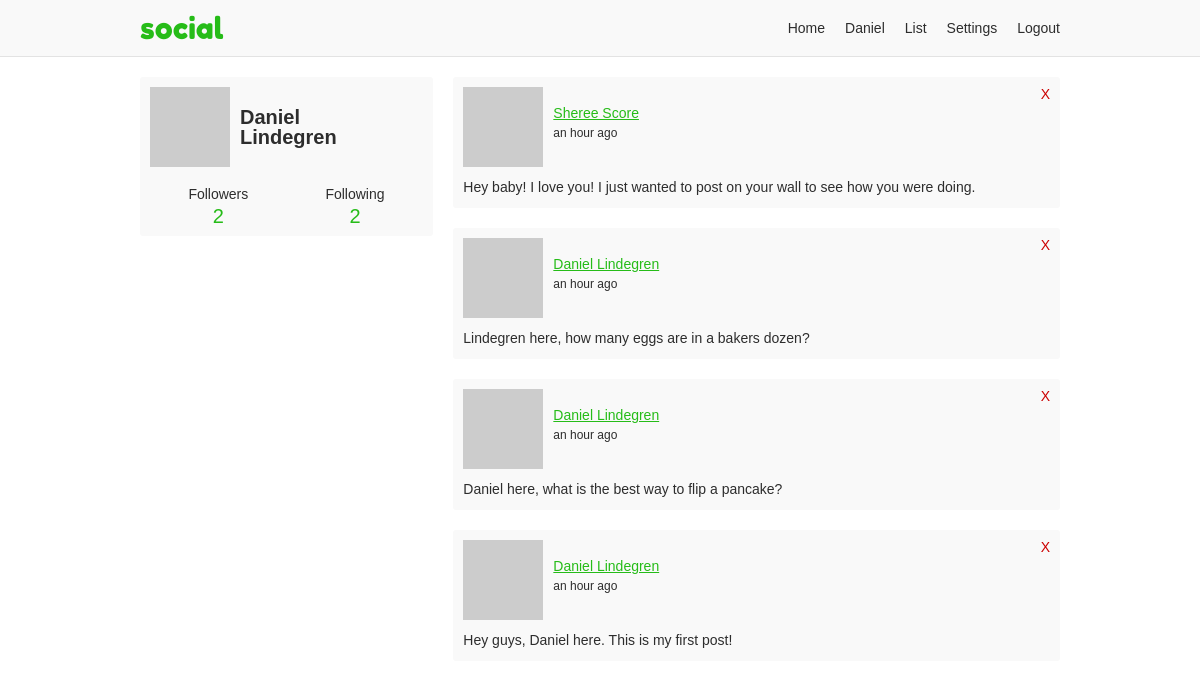
The page /onosendi (signed in) on the database as committed earlier.
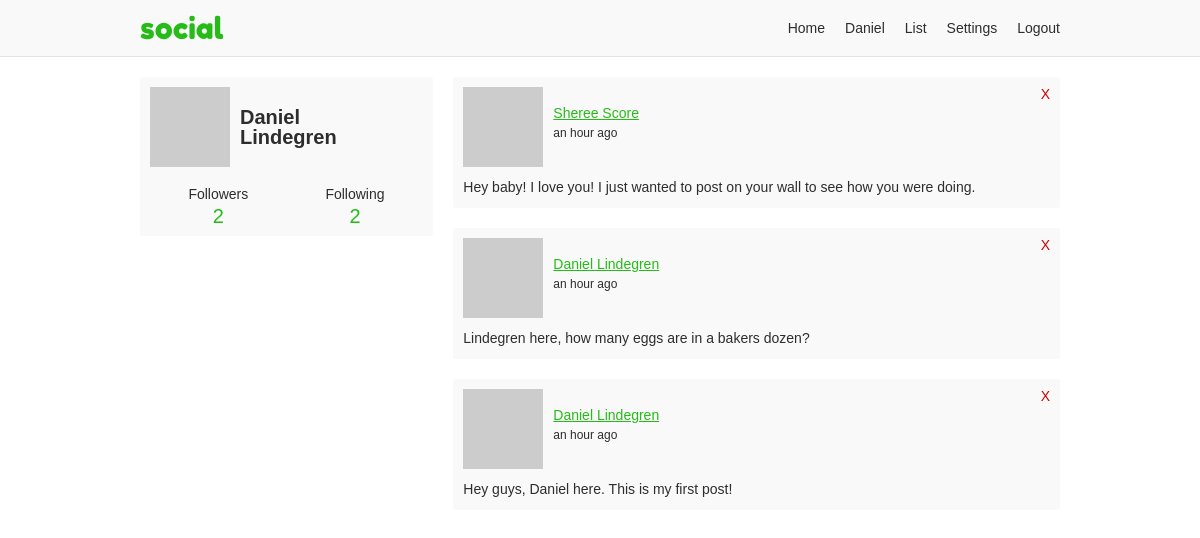
The same page on the database as committed later.
### app/users/models/post.py (models this page shows, shortened)
class Post(db.Model, BaseModel):
    body = db.Column(db.Text)
    author_id = db.Column(db.Integer, db.ForeignKey('user.id'))
    recipient_id = db.Column(db.Integer, db.ForeignKey('user.id'))

### app/users/views.py (the view)
@users.route('/<username>', methods=['GET', 'POST'])
@login_required
def profile(username):
    user = User.query.filter_by(username=username, active=True).first_or_404()
    form = PostForm()
    if form.validate_on_submit():
        post = Post(body=form.body.data, author=current_user,
                    recipient=user)
        post.commit()
        flash('Your post is now live!')
        return redirect(url_for('users.profile', username=username))
    page = request.args.get('page', 1, type=int)
    posts = user.profile_posts.order_by(
        Post.created.desc()).paginate(
            page, current_user.posts_per_page, False)
    return render_template('users/profile.html', user=user, posts=posts,
                           form=form)

### app/models.py (called while the page is built)
    def commit(self):
        try:
            db.session.add(self)
            db.session.commit()
            return self
        except Exception as E:
            db.session.rollback()
            raise E

### app/users/models/user.py (called while the page is built)
@login.user_loader
def load_user(id):
    return User.query.get(int(id))

    @property
    def get_followers(self):
        return self.followers.filter_by(active=True)

    @property
    def get_followed(self):
        return self.followed.filter_by(active=True)

    @property
    def profile_posts(self):
        return Post.query.join(User, User.id == Post.author_id).filter(
            Post.recipient_id == self.id, User.active == True,
            Post.active == True)

    def avatar(self, size):
        digest = md5(self.email.lower().encode('utf-8')).hexdigest()
        return 'https://www.gravatar.com/avatar/{}?d=monsterid&s={}'.format(
            digest, size)

### app/users/views.py (called while the page is built)
@users.before_request
def before_request():
    if current_user.is_authenticated:
        if not current_user.active:
            return redirect(url_for('static_views.logout'))
        current_user.last_seen = datetime.utcnow()
        current_user.commit()

### app/templates/users/profile.html (shortened to what this page needs)
{% extends "/base.html" %}
{% block content %}
<div class="grid-container">
  {% include "/users/_profile-info.html" %}
  <div class="profile-content">
    {% if posts.pages > 1 %}
      {% from "/_macros.html" import render_pagination %}
    {% endif %}
    {% if posts.items %}
      {% for post in posts.items %}
      {% include "/users/_post.html" %}
      {% endfor %}
    {% endif %}
    {% if posts.pages > 1 %}
      {% from "/_macros.html" import render_pagination %}
    {% endif %}
  </div>
</div>
{% endblock %}

### app/templates/users/_post.html
<div class="post">
  <div class="post-header">
    <img src="{{ post.author.avatar(40) }}">
    <p class="post-info">
      <a href="{{ url_for('users.profile', username=post.author.username) }}">{{ post.author.full_name }}</a>
      <time>{{ moment(post.created).fromNow() }}</time>
    </p>
    {% if current_user == post.author or post.recipient_id == current_user.id %}
    <a class="delete-post" href="{{ url_for('users.user_action', username=post.author.username, action='delete-post', post_id=post.id) }}" title="Delete post">X</a>
    {% endif %}
  </div>
  <p class="post-body">{{ post.body }}</p>
</div>

Rows that differ between the two databases and show on the page:
no longer on this page (row edited): Post: author.full_name "Daniel Lindegren", created "an hour ago", body "Daniel here, what is the best way to flip a pancake?"
